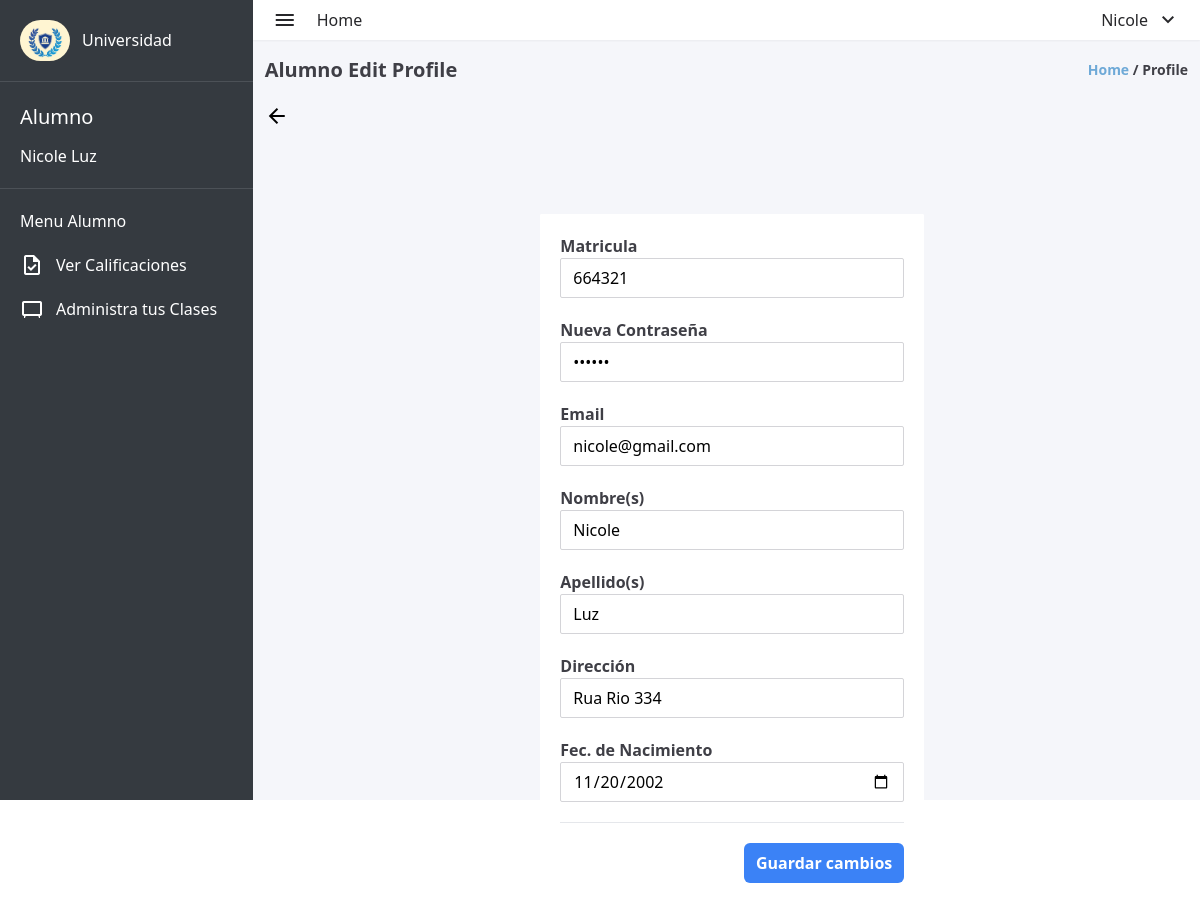
The app's page /alumno/alumno_edit_profile.php (signed in) with its own data.
### tables this page shows
CREATE TABLE `usuarios` (
  `user_id` int(11) NOT NULL,
  `matricula` int(10) DEFAULT NULL,
  `nombre` varchar(100) DEFAULT NULL,
  `apellido` varchar(100) DEFAULT NULL,
  `correo_electronico` varchar(100) DEFAULT NULL,
  `contrasena` varchar(255) DEFAULT NULL,
  `direccion` varchar(100) DEFAULT NULL,
  `fecha_nacimiento` date DEFAULT NULL,
  `rol` enum('ADMIN','MAESTRO','ALUMNO') DEFAULT NULL,
  `materia_asignada` varchar(100) DEFAULT '0',
  `materias_inscritas` text DEFAULT NULL
);

### alumno/alumno_edit_profile.php (the view, shortened to what this page needs)
<?php
require_once '../database/database.php';
$user_id = $_SESSION['id'];
$sql = "SELECT  nombre, apellido, correo_electronico, contrasena, direccion, fecha_nacimiento, matricula FROM usuarios WHERE user_id = '$user_id'";
$result = mysqli_query($conexion, $sql);
$row = mysqli_fetch_assoc($result);
if ($row) {
    $nombre = $row['nombre'];
    $apellido = $row['apellido'];
    $correo = $row['correo_electronico'];
    $contrasena = $row['contrasena'];
    $direccion = $row['direccion'];
    $fecha = $row['fecha_nacimiento'];
    $matricula = $row['matricula'];
} else {
    echo "No se encontraron datos para el usuario con el ID proporcionado.";
}
?>
<!DOCTYPE html>
<html lang="en">
<head>
    <link rel="stylesheet" href="../styles.css">
</head>
<body>
    <div class="w-screen h-screen flex bg-lightgray">
        <aside class="w-80 h-full bg-dark">
            <div class="flex items-center gap-3 p-5">
                <img class="rounded-full" src="../assets/logo-aside.jpg" alt="university-logo" width="50px" height="60px">
                <span class="text-white font-medium">Universidad</span>
            </div>
            <div style="width: 100%; height: 1px; background-color: #4c5157; "></div>
            <div class="text-white flex flex-col p-5 gap-3">
                <span style="font-size: 20px;">Alumno</span>
                <span><?php echo $nombre . " " . $apellido ?></span>
            </div>
            <div style="width: 100%; height: 1px; background-color: #4c5157; "></div>
            <div class="text-white flex flex-col gap-5 p-5">
                <p>Menu Alumno</p>
                <div>
                    <a href="alumno_calificaciones.php" class="flex items-center gap-3 ">
                        <span class="material-symbols-outlined">
                        </span>
                        <span>Ver Calificaciones</span>
                    </a>
                </div>
                <div>
                    <a href="alumno_clases.php" class="flex items-center gap-3 ">
                        <span class="material-symbols-outlined">
                        </span>
                        <span>Administra tus Clases</span>
                    </a>
                </div>
            </div>
        </aside>
        <div class="w-full flex flex-col">
            <header class="w-full flex items-center justify-between h-10 p-5 bg-white shadow-sm">
                <div class="flex items-center gap-5">
                    <span class="material-symbols-outlined text-zinc-800">
                    </span>
                    <a href="alumno_dashboard.php">
                        <span class="text-zinc-800">
                            Home
                        </span>
                    </a>
                </div>
                <nav>
                    <li class="flex items-center gap-2 text-zinc-800 cursor-pointer" onclick="toggleLogoutMenu()">
                        <?php echo $nombre ?>
                        <ul class="flex flex-col">
                            <span class="material-symbols-outlined">
                            </span>
                    </li>
                </nav>
            </header>
            <div class="h-full pl-3">
                <div class="w-full flex items-center justify-between pr-3 mt-4 mb-5">
                    <h1 class="font-bold text-zinc-700 text-xl ">Alumno Edit Profile</h1>
                    <p class="font-semibold text-sm text-zinc-700"><span class="text-myblue">Home</span> / Profile
                    </p>
                </div>
                <div class="w-full">
                    <a href="alumno_profile.php">
                        <span class="material-symbols-outlined">
                        </span>
                    </a>
                </div>
                <div class="w-full flex flex-row justify-center  mt-20">
                    <div class="w-80 h-auto bg-white rounded-sm sm:w-96">
                        <div class="w-80 h-auto bg-white rounded-sm sm:w-96">
                            <form action="alumno_edit_profile.php" method="post" class="flex flex-col p-5 gap-5 text-center relative z-20">
                                <div class="flex flex-col">
                                    <span class="font-bold text-zinc-700 self-start">Matricula</span>
                                    <input value="<?php echo $matricula; ?>" type="text" disabled class="h-10 border border-zinc-300 bg-white rounded-sm px-3">
                                </div>
                                <div class="flex flex-col">
                                    <span class="font-bold text-zinc-700 self-start">Nueva Contraseña</span>
                                    <input value="<?php echo $contrasena; ?>" name="contrasena" required type="password" placeholder="Ingresa nueva contraseña" class="h-10 border border-zinc-300 bg-white rounded-sm px-3">
                                </div>
                                <div class="flex flex-col">
                                    <span class="font-bold text-zinc-700 self-start">Email</span>
                                    <input value="<?php echo $correo; ?>" name="email" required type="email" placeholder="Ingresa Email" class="h-10 border border-zinc-300 bg-white rounded-sm px-3">
                                </div>
                                <div class="flex flex-col">
                                    <span class="font-bold text-zinc-700 self-start">Nombre(s)</span>
                                    <input value="<?php echo $nombre; ?>" name="nombre" type="text" placeholder="Ingresa Nombre" class="h-10 border border-zinc-300 bg-white rounded-sm px-3">
                                </div>
                                <div class="flex flex-col">
                                    <span class="font-bold text-zinc-700 self-start">Apellido(s)</span>
                                    <input value="<?php echo $apellido; ?>" name="apellido" type="text" placeholder="Ingresa Apellido" class="h-10 border border-zinc-300 bg-white rounded-sm px-3">
                                </div>
                                <div class="flex flex-col">
                                    <span class="font-bold text-zinc-700 self-start">Dirección</span>
                                    <input value="<?php echo $direccion; ?>" name="direccion" type="text" placeholder="Ingresa Dirección" class="h-10 border border-zinc-300 bg-white rounded-sm px-3">
                                </div>
                                <div class="flex flex-col">
                                    <span class="font-bold text-zinc-700 self-start">Fec. de Nacimiento</span>
                                    <input value="<?php echo $fecha; ?>" name="fecha_nacimiento" type="date" class="h-10 border border-zinc-300 bg-white rounded-sm px-3">
                                </div>
                                <div style="height: 1px; background-color: #e5e7eb; width: 100% ; "></div>
                                <input type="submit" value="Guardar cambios" class="text-white font-semibold p-2 px-3 bg-blue-500 rounded-md self-end">
                            </form>
                        </div>
                    </div>
                </div>
            </div>
        </div>
    </div>
</body>
</html>

### styles.css (style rules this page uses)
html { line-height: 1.5; -webkit-text-size-adjust: 100%; -moz-tab-size: 4; -o-tab-size: 4; tab-size: 4; font-family: ui-sans-serif, system-ui, -apple-system, BlinkMacSystemFont, "Segoe UI", Roboto, "Helvetica Neue", Arial, "Noto Sans", sans-serif, "Apple Color Emoji", "Segoe UI Emoji", "Segoe UI Symbol", "Noto Color Emoji"; font-feature-settings: normal; font-variation-settings: normal; }
body { margin: 0; line-height: inherit; }
h1, h2, h3, h4, h5, h6 { font-size: inherit; font-weight: inherit; }
a { color: inherit; text-decoration: inherit; }
button, input, optgroup, select, textarea { font-family: inherit; font-feature-settings: inherit; font-variation-settings: inherit; font-size: 100%; font-weight: inherit; line-height: inherit; color: inherit; margin: 0; padding: 0; }
button, [type='button'], [type='reset'], [type='submit'] { -webkit-appearance: button; background-color: transparent; background-image: none; }
blockquote, dl, dd, h1, h2, h3, h4, h5, h6, hr, figure, p, pre { margin: 0; }
ol, ul, menu { list-style: none; margin: 0; padding: 0; }
input::placeholder, textarea::placeholder { opacity: 1; color: #9ca3af; }
:disabled { cursor: default; }
img, svg, video, canvas, audio, iframe, embed, object { display: block; vertical-align: middle; }
img, video { max-width: 100%; height: auto; }
.relative { position: relative; }
.z-20 { z-index: 20; }
.mb-5 { margin-bottom: 1.25rem; }
.mt-20 { margin-top: 5rem; }
.mt-4 { margin-top: 1rem; }
.flex { display: flex; }
.h-10 { height: 2.5rem; }
.h-auto { height: auto; }
.h-full { height: 100%; }
.h-screen { height: 100vh; }
.w-80 { width: 20rem; }
.w-full { width: 100%; }
.w-screen { width: 100vw; }
.cursor-pointer { cursor: pointer; }
.flex-row { flex-direction: row; }
.flex-col { flex-direction: column; }
.items-center { align-items: center; }
.justify-center { justify-content: center; }
.justify-between { justify-content: space-between; }
.gap-2 { gap: 0.5rem; }
.gap-3 { gap: 0.75rem; }
.gap-5 { gap: 1.25rem; }
.self-start { align-self: flex-start; }
.self-end { align-self: flex-end; }
.rounded-full { border-radius: 9999px; }
.rounded-md { border-radius: 0.375rem; }
.rounded-sm { border-radius: 0.125rem; }
.border { border-width: 1px; }
.border-zinc-300 { --tw-border-opacity: 1; border-color: rgb(212 212 216 / var(--tw-border-opacity)); }
.bg-blue-500 { --tw-bg-opacity: 1; background-color: rgb(59 130 246 / var(--tw-bg-opacity)); }
.bg-dark { --tw-bg-opacity: 1; background-color: rgb(53 58 64 / var(--tw-bg-opacity)); }
.bg-lightgray { --tw-bg-opacity: 1; background-color: rgb(245 246 250 / var(--tw-bg-opacity)); }
.bg-white { --tw-bg-opacity: 1; background-color: rgb(255 255 255 / var(--tw-bg-opacity)); }
.p-2 { padding: 0.5rem; }
.p-5 { padding: 1.25rem; }
.px-3 { padding-left: 0.75rem; padding-right: 0.75rem; }
.pl-3 { padding-left: 0.75rem; }
.pr-3 { padding-right: 0.75rem; }
.text-center { text-align: center; }
.text-sm { font-size: 0.875rem; line-height: 1.25rem; }
.text-xl { font-size: 1.25rem; line-height: 1.75rem; }
.font-bold { font-weight: 700; }
.font-medium { font-weight: 500; }
.font-semibold { font-weight: 600; }
.text-myblue { --tw-text-opacity: 1; color: rgb(110 169 215 / var(--tw-text-opacity)); }
.text-white { --tw-text-opacity: 1; color: rgb(255 255 255 / var(--tw-text-opacity)); }
.text-zinc-700 { --tw-text-opacity: 1; color: rgb(63 63 70 / var(--tw-text-opacity)); }
.text-zinc-800 { --tw-text-opacity: 1; color: rgb(39 39 42 / var(--tw-text-opacity)); }
.shadow-sm { --tw-shadow: 0 1px 2px 0 rgb(0 0 0 / 0.05); --tw-shadow-colored: 0 1px 2px 0 var(--tw-shadow-color); box-shadow: var(--tw-ring-offset-shadow, 0 0 #0000), var(--tw-ring-shadow, 0 0 #0000), var(--tw-shadow); }
@media (min-width: 640px) { .sm\:w-96 { width: 24rem; } }

### records on screen
usuarios: nombre "Nicole", apellido "Luz", matricula "664321", email "nicole@gmail.com", direccion "Rua Rio 334", fecha_nacimiento "11/20/2002"
